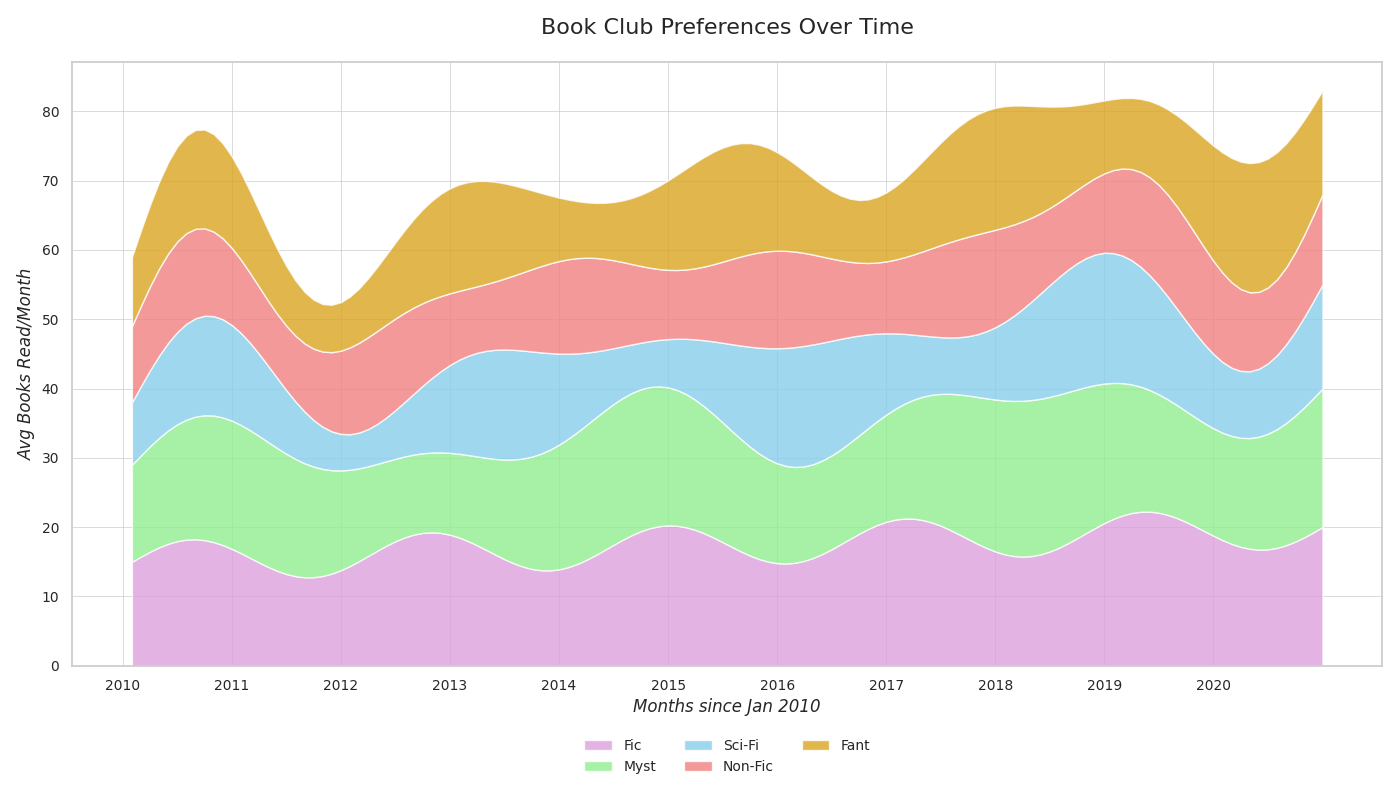

Python code for this plot:
import numpy as np
import matplotlib.pyplot as plt

months = np.arange(1, 133)
genres = ['Fic', 'Myst', 'Sci-Fi', 'Non-Fic', 'Fant']

fiction = 15 + 3 * np.sin(np.linspace(0, 10 * np.pi, 132)) + np.linspace(0, 5, 132)
mystery = 12 + 4 * np.sin(np.linspace(0, 6 * np.pi, 132)) + np.linspace(2, 8, 132)
science_fiction = 8 + 5 * np.sin(np.linspace(0, 8 * np.pi, 132)) + np.linspace(1, 7, 132)
non_fiction = 10 + 2 * np.sin(np.linspace(0, 12 * np.pi, 132)) + np.linspace(1, 3, 132)
fantasy = 9 + 4 * np.sin(np.linspace(0, 9 * np.pi, 132)) + np.linspace(1, 6, 132)

data = np.vstack([fiction, mystery, science_fiction, non_fiction, fantasy])

plt.figure(figsize=(14, 8))
plt.stackplot(months, data, labels=genres, colors=['plum', 'lightgreen', 'skyblue', 'lightcoral', 'goldenrod'], alpha=0.8)

plt.title("Book Club Preferences Over Time", fontsize=16, pad=20)
plt.xlabel("Months since Jan 2010", fontsize=12, style='italic')
plt.ylabel("Avg Books Read/Month", fontsize=12, style='italic')

plt.xticks(np.arange(0, 132, step=12), ['2010', '2011', '2012', '2013', '2014', '2015', '2016', '2017', '2018', '2019', '2020'], fontsize=10)
plt.yticks(fontsize=10)

plt.legend(loc='lower center', fontsize=10, bbox_to_anchor=(0.5, -0.2), ncol=3, frameon=False)
plt.grid(True, linestyle='-', linewidth=0.5)

plt.tight_layout()
plt.show()
